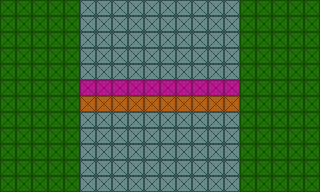

Below is a game level as drawn by its tile map, then a one-line description and the .tmx file that defines it, in full:
An orthogonal 20x12 tile map with 16x16 px tiles, 1 tile layer (Tile Layer 1).

<map version="1.10" tiledversion="1.11.0" orientation="orthogonal" renderorder="right-down" width="20" height="12" tilewidth="16" tileheight="16" infinite="0" nextlayerid="2" nextobjectid="1">
 <tileset firstgid="1" source="../../tileset/Mind_the_Gap.tsx" />
 <layer id="1" name="Tile Layer 1" width="20" height="12">
  <data encoding="csv">
1,1,1,1,1,2,2,2,2,2,2,2,2,2,2,1,1,1,1,1,
1,1,1,1,1,2,2,2,2,2,2,2,2,2,2,1,1,1,1,1,
1,1,1,1,1,2,2,2,2,2,2,2,2,2,2,1,1,1,1,1,
1,1,1,1,1,2,2,2,2,2,2,2,2,2,2,1,1,1,1,1,
1,1,1,1,1,2,2,2,2,2,2,2,2,2,2,1,1,1,1,1,
1,1,1,1,1,4,4,4,4,4,4,4,4,4,4,1,1,1,1,1,
1,1,1,1,1,3,3,3,3,3,3,3,3,3,3,1,1,1,1,1,
1,1,1,1,1,2,2,2,2,2,2,2,2,2,2,1,1,1,1,1,
1,1,1,1,1,2,2,2,2,2,2,2,2,2,2,1,1,1,1,1,
1,1,1,1,1,2,2,2,2,2,2,2,2,2,2,1,1,1,1,1,
1,1,1,1,1,2,2,2,2,2,2,2,2,2,2,1,1,1,1,1,
1,1,1,1,1,2,2,2,2,2,2,2,2,2,2,1,1,1,1,1
</data>
 </layer>
</map>
